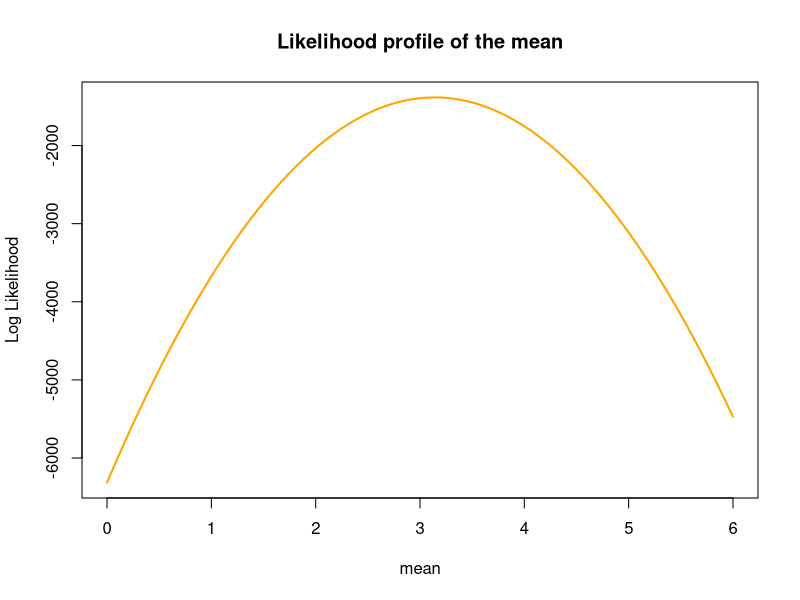
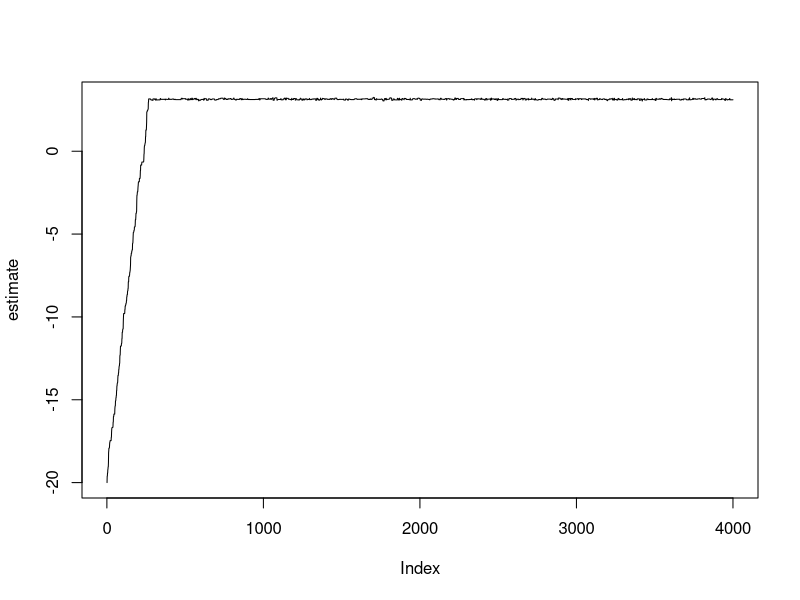
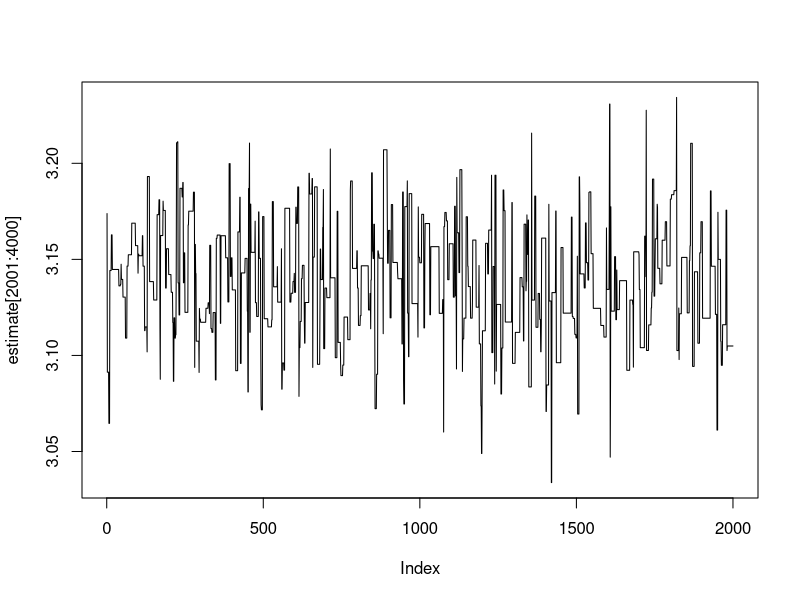
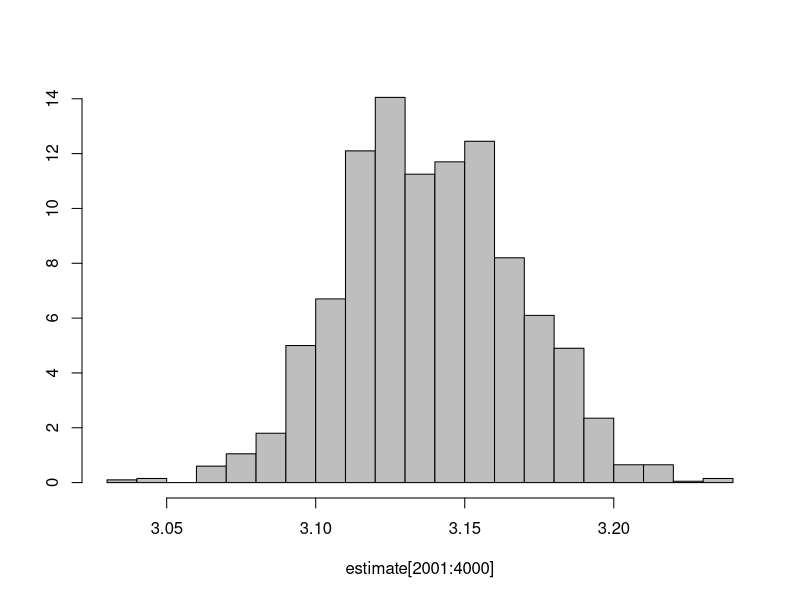

Here is the R script that generated these plots, in order:
## R_Demo_Simulation_Inference_MCMC_Estimate_Mean.R
##########################################################################
## INSTRUCTOR: Christopher Fariss
## COURSE NAME: Advanced Computational Methods for Social Media and Textual Data (2F)
## University of Essex Summer School 2023
##
## Date: 2023-08-09
##
## Please e-mail me if you find any errors or have and suggestions (either email is fine)
## e-mail: cjf0006@gmail.com
## e-mail: cjfariss@umich.edu
##
##########################################################################
##
## Goal: Improve the estimation of uncertainty associated with one or more model parameters by fully approximating the posterior distribution of every parameter contained within a model.
##
##########################################################################
## Introduction to tutorial:
##
## For this R tutorial we will write a program that implements the Metropolis-Hastings sampling algorithm.
##
## The Metropolis–Hastings algorithm is a Markov chain Monte Carlo (MCMC) method for obtaining a sequence of random samples from a probability distribution.
##
## The parameter for the mean will be selected based on the likelihood function that links the parameter to the data contained in the x variable.
##
## A key feature of this simulation method is the dependence of each estimate of the parameter(s) on the only the most recent estimate of the prior.
## 
## Select a starting value for the parameter. The first estimate of the simulation will be based on this starting value. 
##
## Repeat the simulation several thousand times.
##
##########################################################################

## load library
library(MASS) # load library with truehist function


## set x values
#x <- 1:5
x <- rnorm(1000, mean=pi, sd=1)

## print the mean to the console screen
mean(x)

## Prior distribution
log_prior <- function(mu){
    value <- dunif(x=mu, -100, 100, log=T)
    return(value)
}

## loglikelihood Function
log_likelihood <- function(mu,data){
    value <- sum(log(dnorm(x=data, mean=mu, sd=1)))
    return(value)
}


## plot the likelihood profile for different estimates of the mean parameter mu
values <- seq(0, 6, by=.05)
out <- c()
for(i in 1:length(values)){
    out[i] <- log_likelihood(mu=values[i], data=x)
}

## Graph the likelihood profile
plot (values, out , type="l", xlab = "mean", ylab = "Log Likelihood", main="Likelihood profile of the mean", lwd=2, col="orange")


## number of simulations
samples <- 4000

## proposal width
proposal_width <- .2

## start values for the parameter estimate of the mean 
## (NOTE: I have selected a really poor value to start with because it is really far away from the truth which is 3 or 3.141593...
estimate <- -20

loglik <- log_likelihood(mu=estimate[1], data=x) +  log_prior(mu=estimate[1])
loglik

## monitor the number of times the algorithm accepts the new estimate
accept_new_estiamte <- 1

## monitor the decision criterion
comp <- 0

## MCMC simulation
## iterate to take samples 
for(i in 2:samples){
    
    ## propose new values and calculate LL
    estimate[i] <- rnorm(1, mean=estimate[i-1], sd = proposal_width)
    loglik[i] <- log_likelihood(mu=estimate[i], data=x) +  log_prior(estimate[i])
    
    current_ll <- loglik[i]
    last_ll <- loglik[i-1]
    
    ## calculate decision criterion
    comp[i] <- exp(current_ll - last_ll) - runif(1, 0, 1)
    
    ## decide whether to accept or not
    if (comp[i] >= 0) {
        accept_new_estiamte[i] <- 1
        ## estimate[i] <- estimate[i] ## redundant but this is what is occuring
        ## loglik[i] <- loglik[i] ## redundant but this is what is occuring
    } else {
        accept_new_estiamte[i] <- 0
        estimate[i] <- estimate[i-1]
        loglik[i] <- loglik[i-1]
    }
}

## number of acceptances?
table(accept_new_estiamte)

## summarize the acceptance criteria metric
summary(comp)

## graph the full chain
plot(estimate, type="l")

## graph the chain after disregarding a burin period
plot(estimate[2001:4000], type="l")

##
truehist(estimate[2001:4000], col="grey")


## point estimate of our mean estimate
mean(estimate[2001:4000])

## standard deviation of our mean estimate
sd(estimate[2001:4000])


## compare the MCMC estimation of the mean and sd to the empirical mean and se of the mean
mean_se <- function(x){sd(x)/sqrt(length(x))}

mean(x)
mean_se(x)


